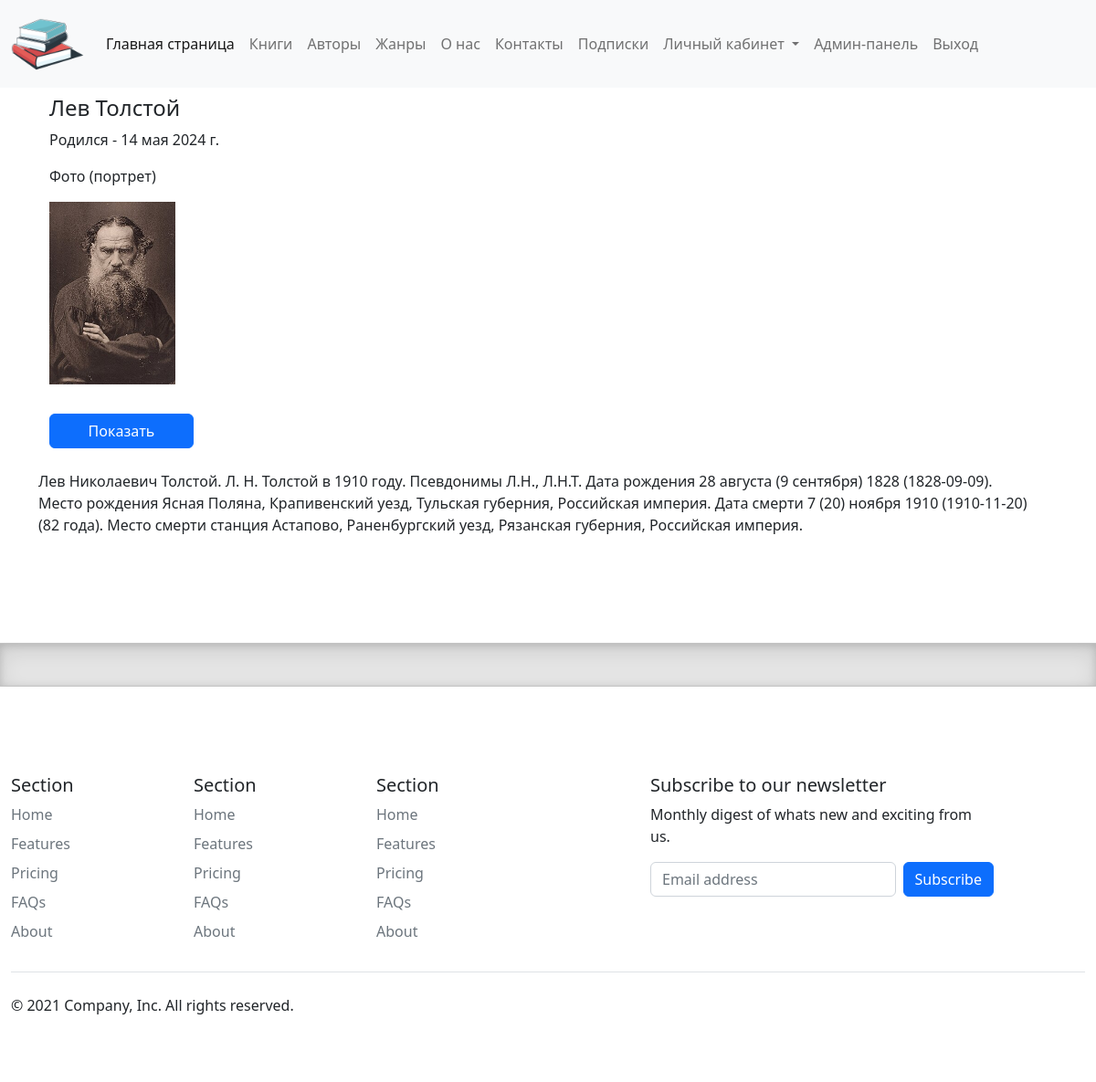
The page /author/1/ (signed in) on the database its author committed.
### catalog/models.py (models this page shows, shortened)
class Author(models.Model):
    first_name = models.CharField(max_length=100, help_text="Введите имя автора", verbose_name="Имя автора")
    last_name = models.CharField(max_length=100, help_text="Введите фамилию автора", verbose_name="Фамилия автора")
    date_of_birth = models.DateField(help_text="Введите дату рождения", verbose_name="Дата рождения", null=True, blank=True)
    about = models.TextField(help_text="Введите сведения об авторе", verbose_name="Сведения об авторе")
    photo = models.ImageField(upload_to="images", help_text="Загрузите фото автора", verbose_name="Фото автора", null=True, blank=True)

### catalog/views.py (the view)
# urls.py: path('author/<int:pk>/', views.AuthorDetailView.as_view(), name='author-detail'),
class AuthorDetailView(LoginRequiredMixin, DetailView):
    raise_exception = True
    model = Author

### templates/catalog/author_detail.html
{% extends "catalog/base.html" %}
{% block content %}
<div class="container text-start">
    <div class="row my-2">
        <h4>{{ object.first_name }} {{ author.last_name }}</h4>
        <p>Родился - {{ author.date_of_birth }}</p>
        <p>Фото (портрет)</p>
        <p><img src="{{ author.photo.url }}" alt="coпnect" style="max-height:200px"></p>
        <div class="row my-2">
            <div class="col-2 my-2">
                <a href="{{ author.photo.url }}" class="btn btn-primary" target="_blank"> Показать</a>
            </div>
        </div>
        <div class="row my-2">
            {{ author.about }}
        </div>
    </div>
</div>
{% endblock %}

### static/css/style.css (style rules this page uses)
.btn { margin: 0 auto; display: block; text-align: center; }

### rows shown on the page
Author: first_name "Лев", last_name "Толстой", date_of_birth "14 мая 2024 г.", photo (picture), about "Лев Николаевич Толстой. Л. Н. Толстой в 1910 году. Псевдонимы Л.Н., Л.Н.Т. Дата рождения 28 августа (9 сентября) 1828 (1828-09-09). Место рождения Ясная Поляна, Крапивенский уезд, Тульская губерния, Российская империя. Дата смерти 7 (20) ноября 1910 (1910-11-20) (82 года). Место смерти станция Астапово, Раненбургский уезд, Рязанская губерния, Российская империя."
